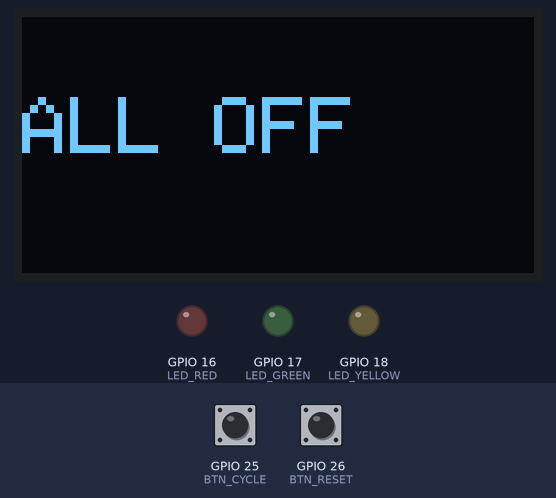
Bench run of a program on a simulated ESP32. Shown: 128×64 one-colour display, output pins drawn as LEDs (lit = HIGH). Dashed ring = blinking. Inputs (shaded band) come from the test bench; at power-on: GPIO 25 (BTN_CYCLE) HIGH, GPIO 26 (BTN_RESET) HIGH.

Above: at 1.2 s.
1.3 s: GPIO 25 (BTN_CYCLE) pulled LOW for 0.15 s
At 2.5 s:
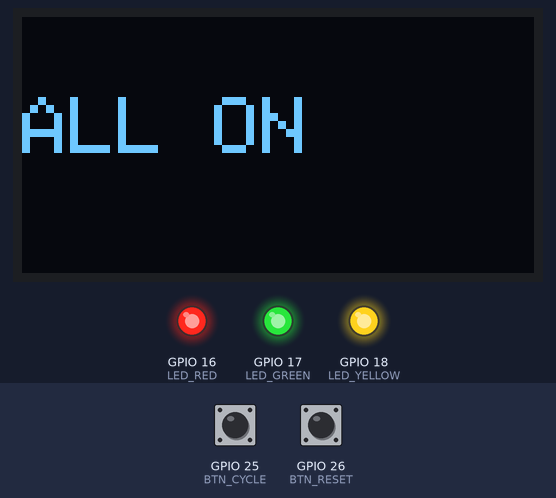
2.9 s: GPIO 25 (BTN_CYCLE) pulled LOW for 1 s
At 3.9 s:
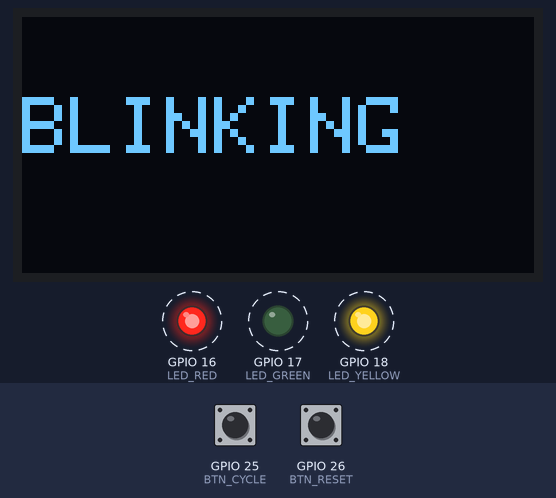
6.0 s: GPIO 25 (BTN_CYCLE) pulled LOW for 0.15 s
At 6.53 s:
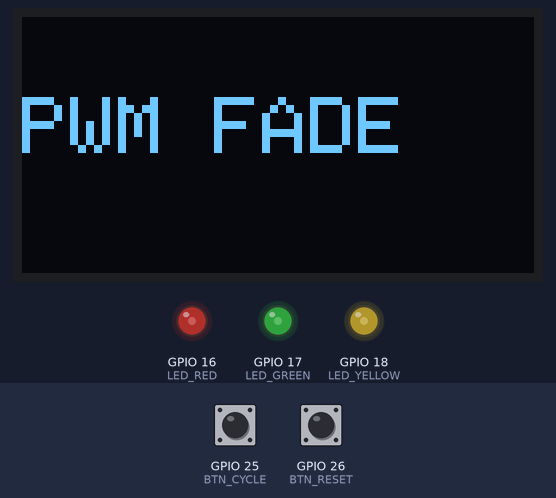
6.7 s: GPIO 26 (BTN_RESET) pulled LOW for 0.15 s
At 7.8 s:
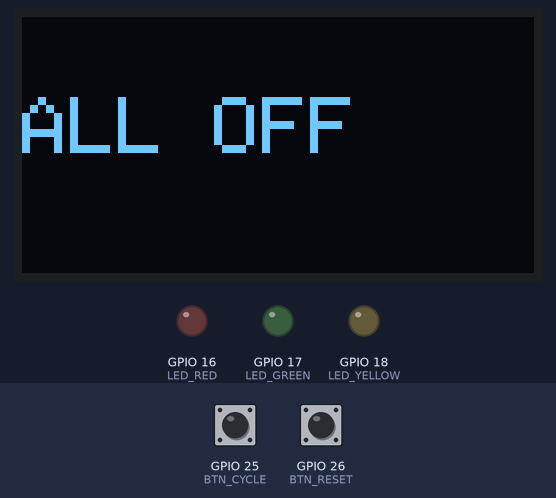
8.3 s: GPIO 25 (BTN_CYCLE) pulled LOW for 3.2 s
At 8.8 s:
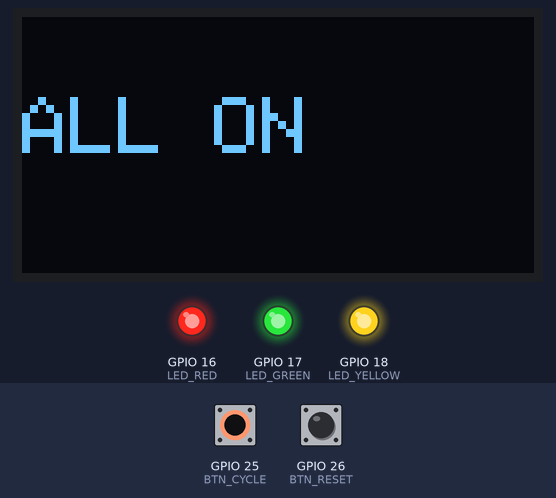
13.0 s: GPIO 25 (BTN_CYCLE) pulled LOW for 0.15 s
At 13.4 s:
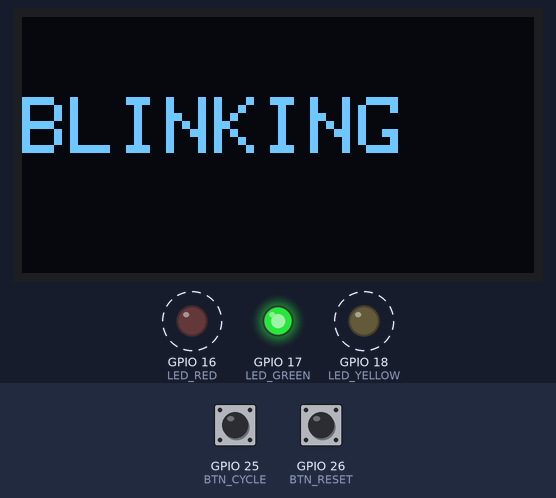
Timing chart, 0 to 17.1 s (numbered marks = the images above; inputs shaded):
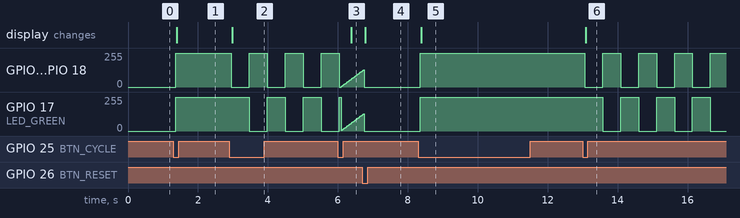

The program:

main.cpp
```cpp
#include <Wire.h>
#include <Adafruit_GFX.h>
#include <Adafruit_SSD1306.h>

#define SCREEN_WIDTH 128
#define SCREEN_HEIGHT 64
#define OLED_RESET    -1
Adafruit_SSD1306 display(SCREEN_WIDTH, SCREEN_HEIGHT, &Wire, OLED_RESET);

// LED pins
#define LED_YELLOW 18
#define LED_GREEN  17
#define LED_RED    16

// LED PWM channels (for ESP32)
#define CH_YELLOW 0
#define CH_GREEN  1
#define CH_RED    2
#define PWM_FREQ  5000
#define PWM_RES   8   // 8-bit resolution (0-255)

// Button pins
#define BTN_CYCLE 25
#define BTN_RESET 26


// Button debounce
int stableButtonState = HIGH;
int lastReading = HIGH;
int lastStableState = HIGH;
unsigned long lastDebounceTime = 0;
const unsigned long DEBOUNCE_MS = 30;

int stableResetState = HIGH;
int lastResetReading = HIGH;
int lastStableResetState = HIGH;
unsigned long lastResetDebounceTime = 0;

// LED state: 0=OFF, 1=ALL ON, 2=BLINK, 3=PWM FADE
int ledMode = 0;

// Blink timing
unsigned long lastBlinkTime = 0;
const unsigned long BLINK_INTERVAL = 500;
bool blinkState = false;

// PWM fade
int fadeValue = 0;
int fadeDirection = 1;
unsigned long lastFadeTime = 0;
const unsigned long FADE_INTERVAL = 10;

void setup() {
  pinMode(BTN_CYCLE, INPUT_PULLUP);
  pinMode(BTN_RESET, INPUT_PULLUP);

  // Initialize OLED
  if (!display.begin(SSD1306_SWITCHCAPVCC, 0x3C)) {
    for (;;);
  }
  display.clearDisplay();
  display.setTextSize(2);
  display.setTextColor(SSD1306_WHITE);

  // Initialize button states
  lastReading = digitalRead(BTN_CYCLE);
  stableButtonState = lastReading;
  lastStableState = stableButtonState;

  lastResetReading = digitalRead(BTN_RESET);
  stableResetState = lastResetReading;
  lastStableResetState = stableResetState;

  // Attach PWM channels
  ledcSetup(CH_YELLOW, PWM_FREQ, PWM_RES);
  ledcAttachPin(LED_YELLOW, CH_YELLOW);

  ledcSetup(CH_GREEN, PWM_FREQ, PWM_RES);
  ledcAttachPin(LED_GREEN, CH_GREEN);

  ledcSetup(CH_RED, PWM_FREQ, PWM_RES);
  ledcAttachPin(LED_RED, CH_RED);

  // Initial LEDs off
  ledcWrite(CH_YELLOW, 0);
  ledcWrite(CH_GREEN, 0);
  ledcWrite(CH_RED, 0);
}

void loop() {
  unsigned long currentMillis = millis();

  // -------- Handle BTN_CYCLE --------
  int reading = digitalRead(BTN_CYCLE);
  if (reading != lastReading) {
    lastDebounceTime = currentMillis;
    lastReading = reading;
  }
  if (currentMillis - lastDebounceTime >= DEBOUNCE_MS) {
    if (stableButtonState != reading) {
      stableButtonState = reading;
      if (lastStableState == HIGH && stableButtonState == LOW) {
        ledMode++;
        if (ledMode > 3) ledMode = 0;

        fadeValue = 0;
        fadeDirection = 1;
        blinkState = false;
        lastBlinkTime = currentMillis;
        lastFadeTime = currentMillis;
      }
      lastStableState = stableButtonState;
    }
  }

  // -------- Handle BTN_RESET --------
  int resetReading = digitalRead(BTN_RESET);
  if (resetReading != lastResetReading) {
    lastResetDebounceTime = currentMillis;
    lastResetReading = resetReading;
  }
  if (currentMillis - lastResetDebounceTime >= DEBOUNCE_MS) {
    if (stableResetState != resetReading) {
      stableResetState = resetReading;
      if (lastStableResetState == HIGH && stableResetState == LOW) {
        ledMode = 0;

        // Turn off all LEDs
        ledcWrite(CH_YELLOW, 0);
        ledcWrite(CH_GREEN, 0);
        ledcWrite(CH_RED, 0);

        fadeValue = 0;
        fadeDirection = 1;
        blinkState = false;
        lastBlinkTime = currentMillis;
        lastFadeTime = currentMillis;
      }
      lastStableResetState = stableResetState;
    }
  }

  // -------- Handle LED modes --------
  switch (ledMode) {
    case 0: // ALL OFF
      ledcWrite(CH_YELLOW, 0);
      ledcWrite(CH_GREEN, 0);
      ledcWrite(CH_RED, 0);
      break;
    case 1: // ALL ON
      ledcWrite(CH_YELLOW, 255);
      ledcWrite(CH_GREEN, 255);
      ledcWrite(CH_RED, 255);
      break;
    case 2: // BLINK
      if (currentMillis - lastBlinkTime >= BLINK_INTERVAL) {
        blinkState = !blinkState;
        lastBlinkTime = currentMillis;
      }
      ledcWrite(CH_YELLOW, blinkState ? 255 : 0);
      ledcWrite(CH_GREEN, blinkState ? 0 : 255);
      ledcWrite(CH_RED, blinkState ? 255 : 0);
      break;
    case 3: // PWM FADE
      if (currentMillis - lastFadeTime >= FADE_INTERVAL) {
        fadeValue += fadeDirection * 5;
        if (fadeValue >= 255) { fadeValue = 255; fadeDirection = -1; }
        if (fadeValue <= 0)   { fadeValue = 0; fadeDirection = 1; }
        ledcWrite(CH_YELLOW, fadeValue);
        ledcWrite(CH_GREEN, fadeValue);
        ledcWrite(CH_RED, fadeValue);
        lastFadeTime = currentMillis;
      }
      break;
  }

  // -------- Update OLED --------
  display.clearDisplay();
  display.setCursor(0, 20);
  switch (ledMode) {
    case 0: display.println("ALL OFF"); break;
    case 1: display.println("ALL ON"); break;
    case 2: display.println("BLINKING"); break;
    case 3: display.println("PWM FADE"); break;
  }
  display.display();
}
```

Measured:
- after the input at 1.3 s, GPIO 16 (LED_RED), GPIO 17 (LED_GREEN), GPIO 18 (LED_YELLOW): 0/255 → 255/255 after 0.07 s; the display: changes after 0.09 s (image 1)
- after the input at 2.9 s, GPIO 16 (LED_RED), GPIO 18 (LED_YELLOW): alternates 255/255 for 0.51 s and 0/255 for 0.51 s, starting after 0.06 s; GPIO 17 (LED_GREEN): alternates 255/255 for 0.51 s and 0/255 for 0.51 s, starting after 0.57 s; the display: changes after 0.09 s (image 2)
- after the input at 6.0 s, the display: changes after 0.38 s (image 3)
- after the input at 6.7 s, the display: changes after 0.09 s (image 4)
- after the input at 8.3 s, GPIO 16 (LED_RED), GPIO 17 (LED_GREEN), GPIO 18 (LED_YELLOW): 0/255 → 255/255 after 0.06 s; the display: changes after 0.08 s (image 5)
- after the input at 13.0 s, GPIO 16 (LED_RED), GPIO 18 (LED_YELLOW): alternates 255/255 for 0.51 s and 0/255 for 0.51 s, starting after 0.06 s; GPIO 17 (LED_GREEN): alternates 255/255 for 0.51 s and 0/255 for 0.51 s, starting after 0.57 s; the display: changes after 0.08 s (image 6)
